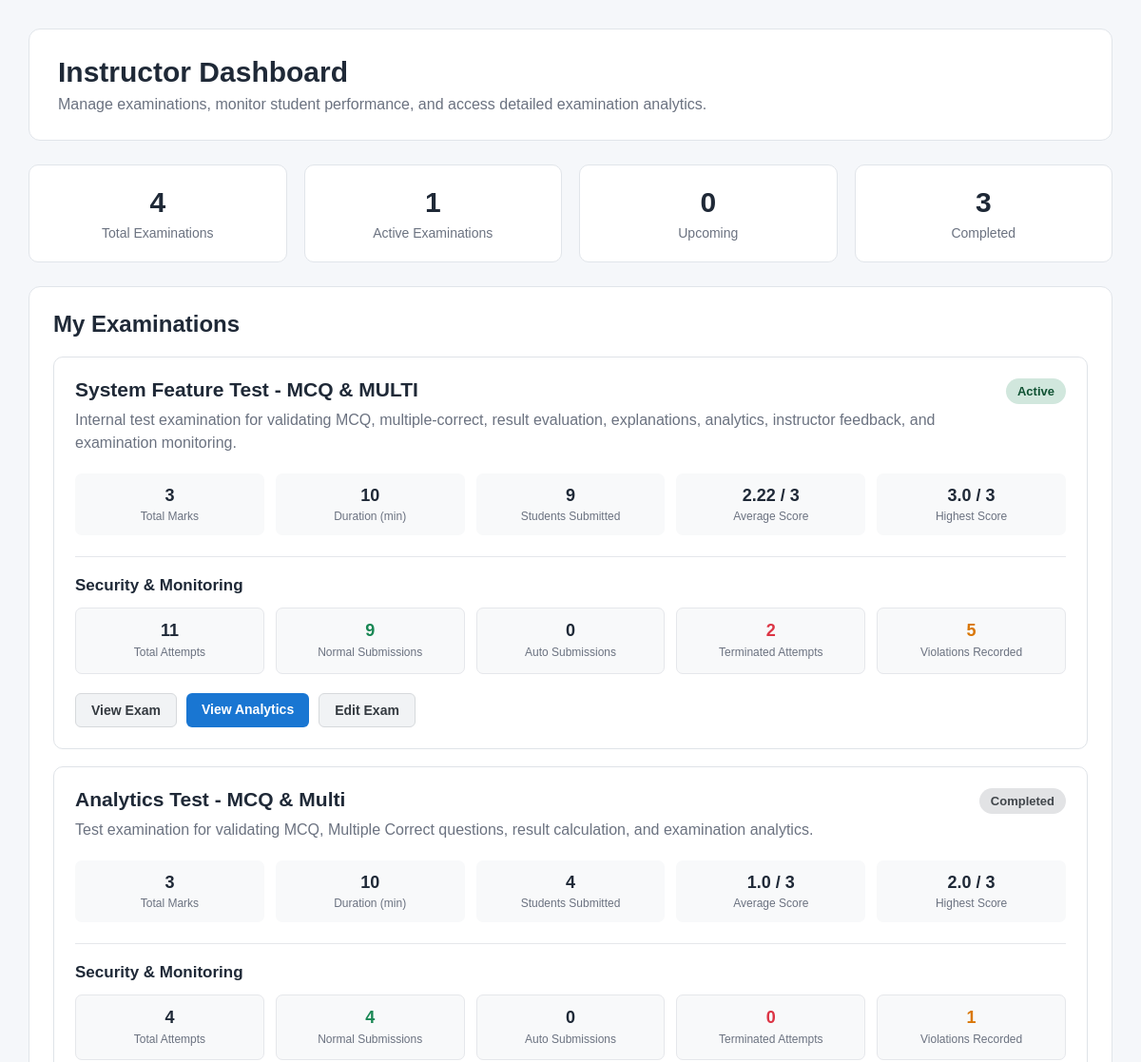
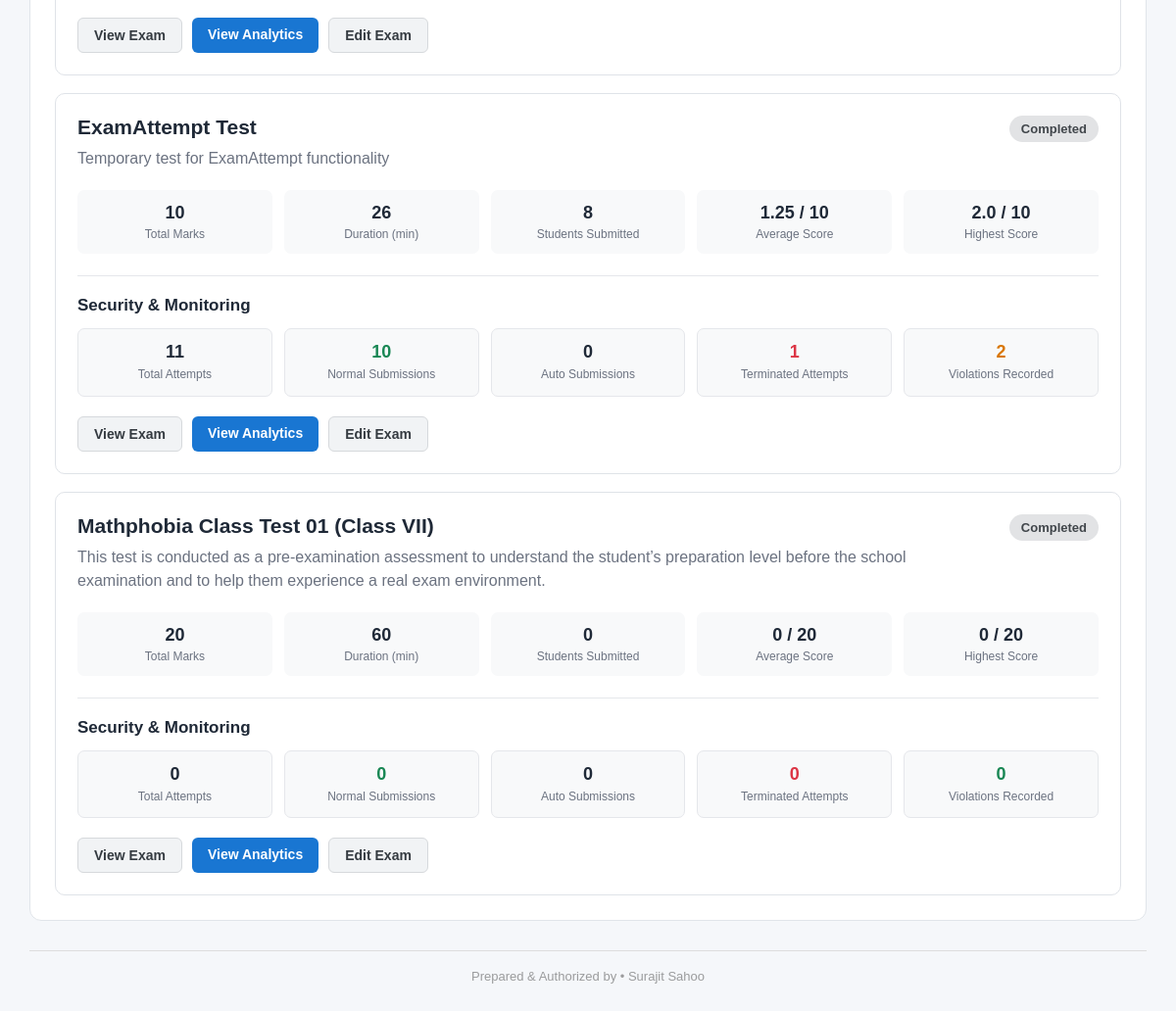
The page /instructor/dashboard/ (signed in) on the database its author committed (2 pictures, top to bottom).
### exams/models.py (models this page shows, shortened)
class Exam(models.Model):
    title = models.CharField(max_length=200)
    description = models.TextField(
        blank=True,
        null=True
    )
    total_marks = models.IntegerField()
    duration = models.IntegerField(
        help_text="Duration in minutes"
    )
    start_time = models.DateTimeField(
        blank=True,
        null=True
    )
    end_time = models.DateTimeField(
        blank=True,
        null=True
    )
    instructor_feedback = models.TextField(
        blank=True,
        null=True,
        help_text="Instructor's suggestions displayed on the result page"
    )

### exams/views.py (the view, shortened to what this page needs)
@login_required
def instructor_dashboard_view(request):
    current_time = timezone.localtime()
    exams = Exam.objects.all().order_by("-id")
    total_exams = exams.count()
    active_count = 0
    upcoming_count = 0
    completed_count = 0
    dashboard_exams = []
    for exam in exams:
        results = Result.objects.filter(
            exam=exam
        )
        student_count = results.count()
        scores = list(
            results.values_list(
                "total_score",
                flat=True
            )
        )
        if scores:
            average_score = (
                sum(scores) / len(scores)
            )
            highest_score = max(scores)
        else:
            average_score = 0
            highest_score = 0
        average_score = round(
            average_score,
            2
        )
        highest_score = round(
            highest_score,
            2
        )
        if exam.total_marks > 0:
            average_percentage = (
                average_score
                / exam.total_marks
            ) * 100
            highest_percentage = (
                highest_score
                / exam.total_marks
            ) * 100
        else:
            average_percentage = 0
            highest_percentage = 0
        average_percentage = round(
            average_percentage,
            2
        )
        highest_percentage = round(
            highest_percentage,
            2
        )
        if (
            exam.start_time
            and
            current_time < exam.start_time
        ):
            status = "UPCOMING"
            status_label = "Upcoming"
            upcoming_count += 1
        elif (
            exam.end_time
            and
            current_time > exam.end_time
        ):
            status = "COMPLETED"
            status_label = "Completed"
            completed_count += 1
        else:
            status = "ACTIVE"
            status_label = "Active"
            active_count += 1
        attempts = ExamAttempt.objects.filter(
            exam=exam
        )
        total_attempts = attempts.count()
        normal_submissions = attempts.filter(
            status="SUBMITTED"
        ).count()
        auto_submissions = attempts.filter(
            status="AUTO_SUBMITTED"
        ).count()
        terminated_attempts = attempts.filter(
            status="TERMINATED"
        ).count()
        total_violations = sum(
            attempts.values_list(
                "violation_count",
                flat=True
            )
        )
        dashboard_exams.append(
            {
                "exam":
                    exam,
                "student_count":
                    student_count,
                "average_score":
                    average_score,
                "average_percentage":
                    average_percentage,
                "highest_score":
                    highest_score,
                "highest_percentage":
                    highest_percentage,
                "status":
                    status,
                "status_label":
                    status_label,
                "total_attempts":
                    total_attempts,
                "normal_submissions":
                    normal_submissions,
                "auto_submissions":
                    auto_submissions,
                "terminated_attempts":
                    terminated_attempts,
                "total_violations":
                    total_violations,
            }
        )
    return render(
        request,
        "instructor_dashboard.html",
        {
            "dashboard_exams":
                dashboard_exams,
            "total_exams":
                total_exams,
            "active_count":
                active_count,
            "upcoming_count":
                upcoming_count,
            "completed_count":
                completed_count,
        }
    )

### exams/templates/instructor_dashboard.html (shortened to what this page needs)
<!DOCTYPE html>
<html>
<head>
</head>
<body>
<div class="container">
    <div class="header">
        <h1>
            Instructor Dashboard
        </h1>
        <p>
            Manage examinations, monitor student performance,
            and access detailed examination analytics.
        </p>
    </div>
    <div class="summary-grid">
        <div class="summary-card">
            <div class="summary-value">
                {{ total_exams }}
            </div>
            <div class="summary-label">
                Total Examinations
            </div>
        </div>
        <div class="summary-card">
            <div class="summary-value">
                {{ active_count }}
            </div>
            <div class="summary-label">
                Active Examinations
            </div>
        </div>
        <div class="summary-card">
            <div class="summary-value">
                {{ upcoming_count }}
            </div>
            <div class="summary-label">
                Upcoming
            </div>
        </div>
        <div class="summary-card">
            <div class="summary-value">
                {{ completed_count }}
            </div>
            <div class="summary-label">
                Completed
            </div>
        </div>
    </div>
    <div class="exam-section">
        <h2>
            My Examinations
        </h2>
        {% if dashboard_exams %}
            {% for item in dashboard_exams %}
                <div class="exam-card">
                    <div class="exam-header">
                        <div>
                            <h3 class="exam-title">
                                {{ item.exam.title }}
                            </h3>
                            {% if item.exam.description %}
                                <div class="exam-description">
                                    {{ item.exam.description }}
                                </div>
                            {% endif %}
                        </div>
                        {% if item.status == "UPCOMING" %}
                            <span class="status status-upcoming">
                                Upcoming
                            </span>
                        {% elif item.status == "ACTIVE" %}
                            <span class="status status-active">
                                Active
                            </span>
                        {% elif item.status == "COMPLETED" %}
                            <span class="status status-completed">
                                Completed
                            </span>
                        {% endif %}
                    </div>
                    <div class="exam-meta">
                        <div class="meta-box">
                            <div class="meta-value">
                                {{ item.exam.total_marks }}
                            </div>
                            <div class="meta-label">
                                Total Marks
                            </div>
                        </div>
                        <div class="meta-box">
                            <div class="meta-value">
                                {{ item.exam.duration }}
                            </div>
                            <div class="meta-label">
                                Duration (min)
                            </div>
                        </div>
                        <div class="meta-box">
                            <div class="meta-value">
                                {{ item.student_count }}
                            </div>
                            <div class="meta-label">
                                Students Submitted
                            </div>
                        </div>
                        <div class="meta-box">
                            <div class="meta-value">
                                {{ item.average_score }}
                                / {{ item.exam.total_marks }}
                            </div>
                            <div class="meta-label">
                                Average Score
                            </div>
                        </div>
                        <div class="meta-box">
                            <div class="meta-value">
                                {{ item.highest_score }}
                                / {{ item.exam.total_marks }}
                            </div>
                            <div class="meta-label">
                                Highest Score
                            </div>
                        </div>
                    </div>
                    <div class="security-section">
                        <div class="security-title">
                            Security &amp; Monitoring
                        </div>
                        <div class="security-grid">
                            <div class="security-box">
                                <div class="security-value">
                                    {{ item.total_attempts }}
                                </div>
                                <div class="security-label">
                                    Total Attempts
                                </div>
                            </div>
                            <div class="security-box">
                                <div class="security-value security-normal">
                                    {{ item.normal_submissions }}
                                </div>
                                <div class="security-label">
                                    Normal Submissions
                                </div>
                            </div>
                            <div class="security-box">
                                <div class="security-value">
                                    {{ item.auto_submissions }}
                                </div>
                                <div class="security-label">
                                    Auto Submissions
                                </div>
                            </div>
                            <div class="security-box">
                                <div class="security-value security-danger">
                                    {{ item.terminated_attempts }}
                                </div>
                                <div class="security-label">
                                    Terminated Attempts
                                </div>
                            </div>
                            <div class="security-box">
                                <div
                                    class="
                                        security-value
                                        {% if item.total_violations > 0 %}
                                            security-warning
                                        {% else %}
                                            security-normal
                                        {% endif %}
                                    "
                                >
                                    {{ item.total_violations }}
                                </div>
                                <div class="security-label">
                                    Violations Recorded
                                </div>
                            </div>
                        </div>
                    </div>
                    <div class="actions">
                        <a
                            href="{% url 'exam_view' item.exam.id %}"
                            class="button button-secondary"
                        >
                            View Exam
                        </a>
                        <a
                            href="{% url 'exam_analytics' item.exam.id %}"
                            class="button button-primary"
                        >
                            View Analytics
                        </a>
                        <a
                            href="/admin/exams/exam/{{ item.exam.id }}/change/"
                            class="button button-secondary"
                        >
                            Edit Exam
                        </a>
                    </div>
                </div>
            {% endfor %}
        {% endif %}
    </div>
    <div class="watermark">
        Prepared &amp; Authorized by • Surajit Sahoo
    </div>
</div>
</body>
</html>

### exams/templates/instructor_dashboard.html (style rules this page uses)
* { box-sizing: border-box; }
body { margin: 0; font-family: Arial, Helvetica, sans-serif; background: #f5f7fa; color: #1f2937; padding: 30px; }
.container { width: 100%; max-width: 1200px; margin: auto; }
.header { background: white; border-radius: 12px; padding: 28px 30px; border: 1px solid #e1e5ea; margin-bottom: 25px; }
.header h1 { margin: 0; font-size: 30px; }
.header p { margin: 8px 0 0; color: #6b7280; font-size: 16px; }
.summary-grid { display: grid; grid-template-columns: repeat(4, 1fr); gap: 18px; margin-bottom: 25px; }
.summary-card { background: white; border: 1px solid #e1e5ea; border-radius: 10px; padding: 22px; text-align: center; }
.summary-value { font-size: 30px; font-weight: bold; color: #1f2937; }
.summary-label { margin-top: 7px; color: #6b7280; font-size: 14px; }
.exam-section { background: white; border: 1px solid #e1e5ea; border-radius: 12px; padding: 25px; }
.exam-section h2 { margin-top: 0; margin-bottom: 20px; }
.exam-card { border: 1px solid #dfe3e8; border-radius: 10px; padding: 22px; margin-bottom: 18px; background: #fff; }
.exam-card:last-child { margin-bottom: 0; }
.exam-header { display: flex; justify-content: space-between; align-items: flex-start; gap: 20px; }
.exam-title { margin: 0; font-size: 21px; }
.exam-description { margin-top: 8px; color: #6b7280; line-height: 1.5; }
.status { display: inline-block; padding: 6px 12px; border-radius: 20px; font-size: 13px; font-weight: bold; white-space: nowrap; }
.status-active { background: #d1e7dd; color: #0f5132; }
.status-completed { background: #e2e3e5; color: #41464b; }
.exam-meta { display: grid; grid-template-columns: repeat(5, 1fr); gap: 12px; margin-top: 20px; }
.meta-box { background: #f8f9fa; border-radius: 7px; padding: 13px; text-align: center; }
.meta-value { font-size: 18px; font-weight: bold; }
.meta-label { margin-top: 4px; font-size: 12px; color: #6b7280; }
.security-section { margin-top: 22px; padding-top: 20px; border-top: 1px solid #e5e7eb; }
.security-title { font-size: 17px; font-weight: bold; margin-bottom: 13px; color: #1f2937; }
.security-grid { display: grid; grid-template-columns: repeat(5, 1fr); gap: 12px; }
.security-box { background: #f8f9fa; border: 1px solid #e5e7eb; border-radius: 7px; padding: 13px; text-align: center; }
.security-value { font-size: 18px; font-weight: bold; color: #1f2937; }
.security-label { margin-top: 5px; font-size: 12px; color: #6b7280; line-height: 1.3; }
.security-normal { color: #198754; }
.security-warning { color: #d97706; }
.security-danger { color: #dc3545; }
.actions { display: flex; gap: 10px; margin-top: 20px; flex-wrap: wrap; }
.button { display: inline-block; padding: 9px 16px; border-radius: 6px; text-decoration: none; font-size: 14px; font-weight: bold; }
.button-primary { background: #1976d2; color: white; }
.button-secondary { background: #f1f3f5; color: #343a40; border: 1px solid #d6d9dc; }
.watermark { text-align: center; margin-top: 30px; padding-top: 18px; border-top: 1px solid #ddd; font-size: 13px; color: rgba(80, 80, 80, 0.55); }

### rows shown on the page
Exam: exam "System Feature Test - MCQ & MULTI", exam.description "Internal test examination for validating MCQ, multiple-correct, result evaluation, explanations, analytics, instructor feedback, and examination monitoring.", exam.total_marks "3", exam.duration "10", exam.total_marks "3", exam.total_marks "3"
Exam: exam "Analytics Test - MCQ & Multi", exam.description "Test examination for validating MCQ, Multiple Correct questions, result calculation, and examination analytics.", exam.total_marks "3", exam.duration "10", exam.total_marks "3", exam.total_marks "3"
Exam: exam "ExamAttempt Test", exam.description "Temporary test for ExamAttempt functionality", exam.total_marks "10", exam.duration "26", exam.total_marks "10", exam.total_marks "10"
Exam: exam "Mathphobia Class Test 01 (Class VII)", exam.description "This test is conducted as a pre-examination assessment to understand the student’s preparation level before the school examination and to help them experience a real exam environment.", exam.total_marks "20", exam.duration "60", exam.total_marks "20", exam.total_marks "20"

### other values the page prints
{{ total_exams }} "4"
{{ active_count }} "1"
{{ upcoming_count }} "0"
{{ completed_count }} "3"
{{ item.student_count }} "9" "4" "8" "0"
{{ item.average_score }} "2.22" "1.0" "1.25" "0"
{{ item.highest_score }} "3.0" "2.0" "2.0" "0"
{{ item.total_attempts }} "11" "4" "11" "0"
{{ item.normal_submissions }} "9" "4" "10" "0"
{{ item.auto_submissions }} "0" "0" "0" "0"
{{ item.terminated_attempts }} "2" "0" "1" "0"
{{ item.total_violations }} "5" "1" "2" "0"
